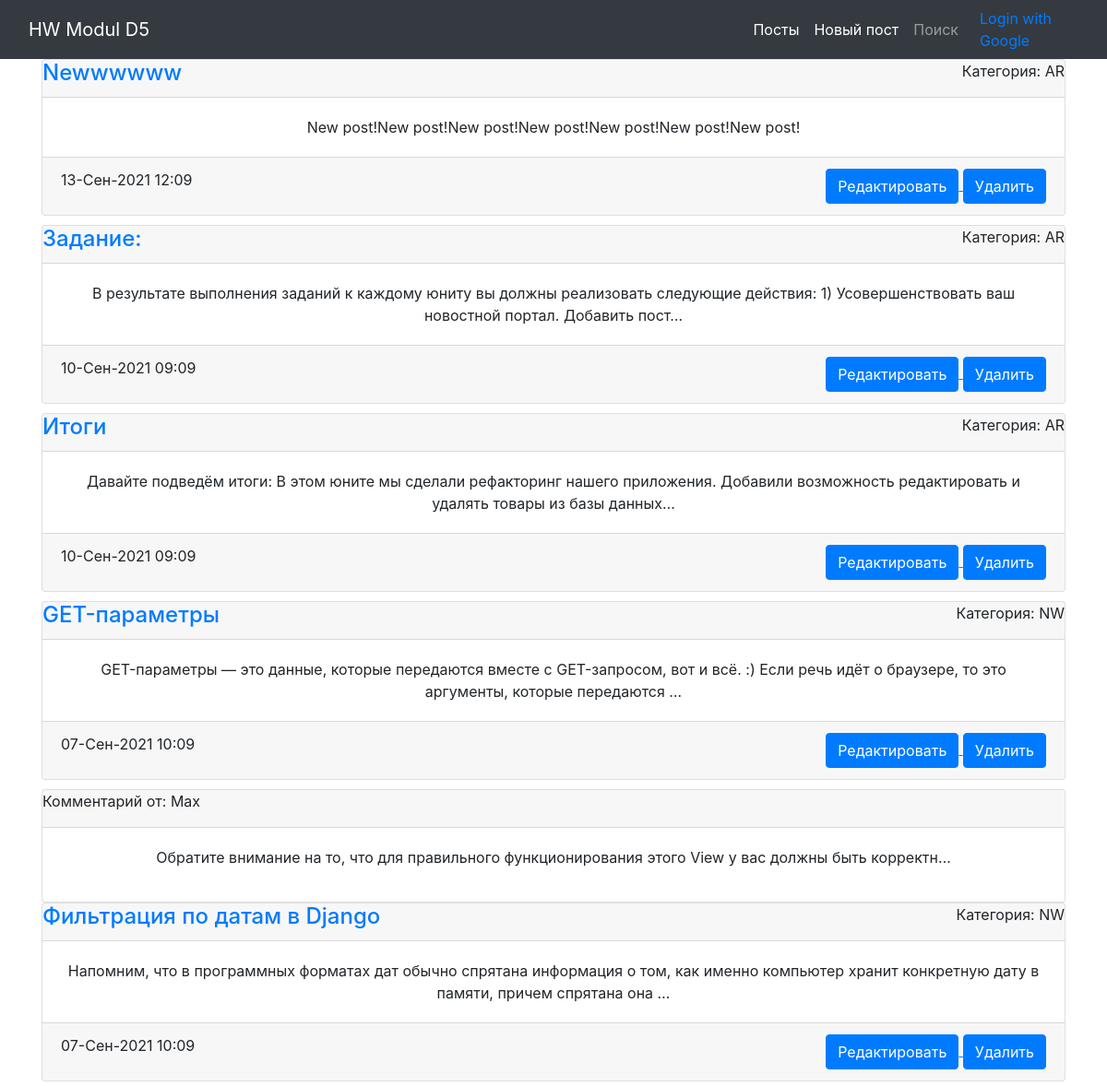
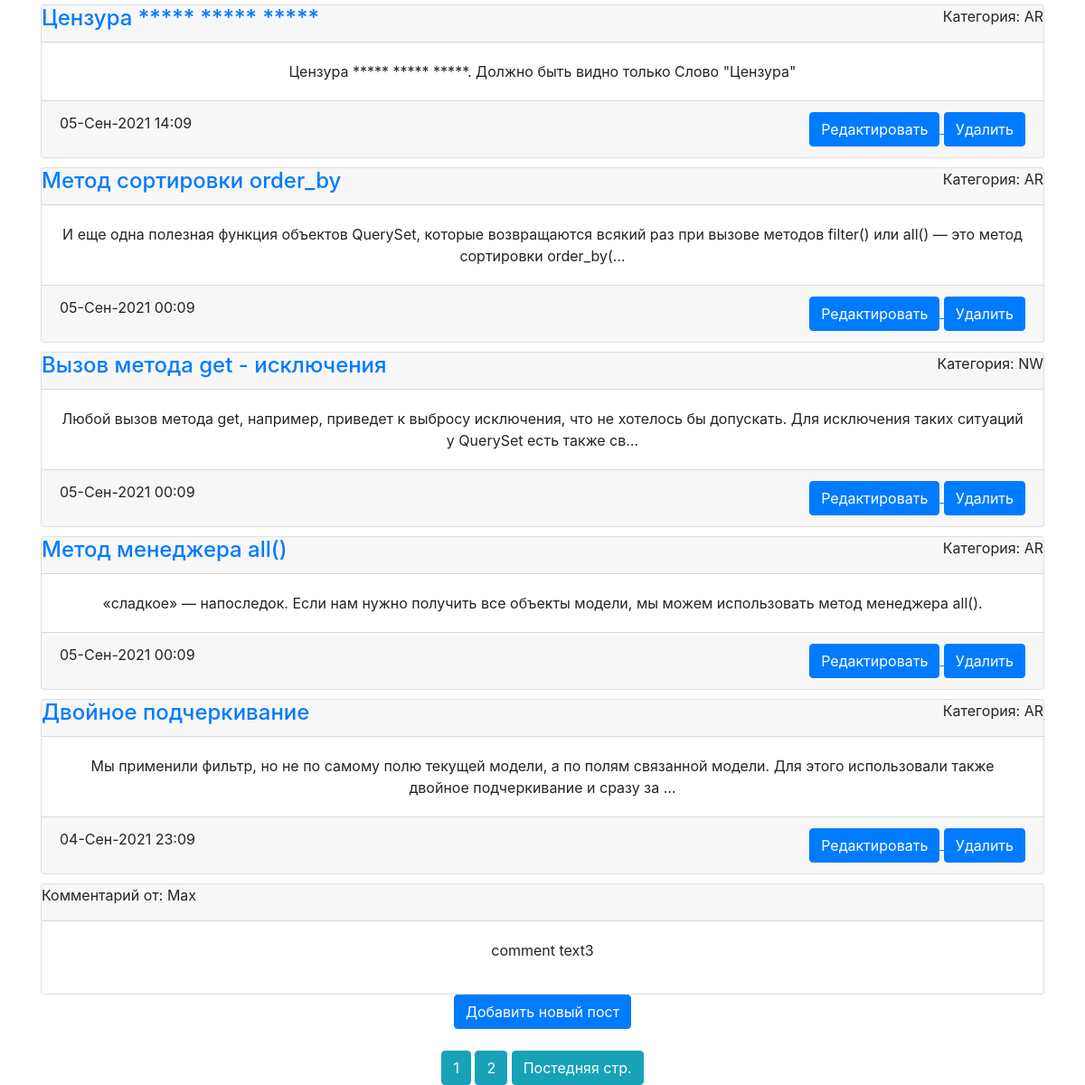
Before: /news/ with the older database file (2 pictures, top to bottom).
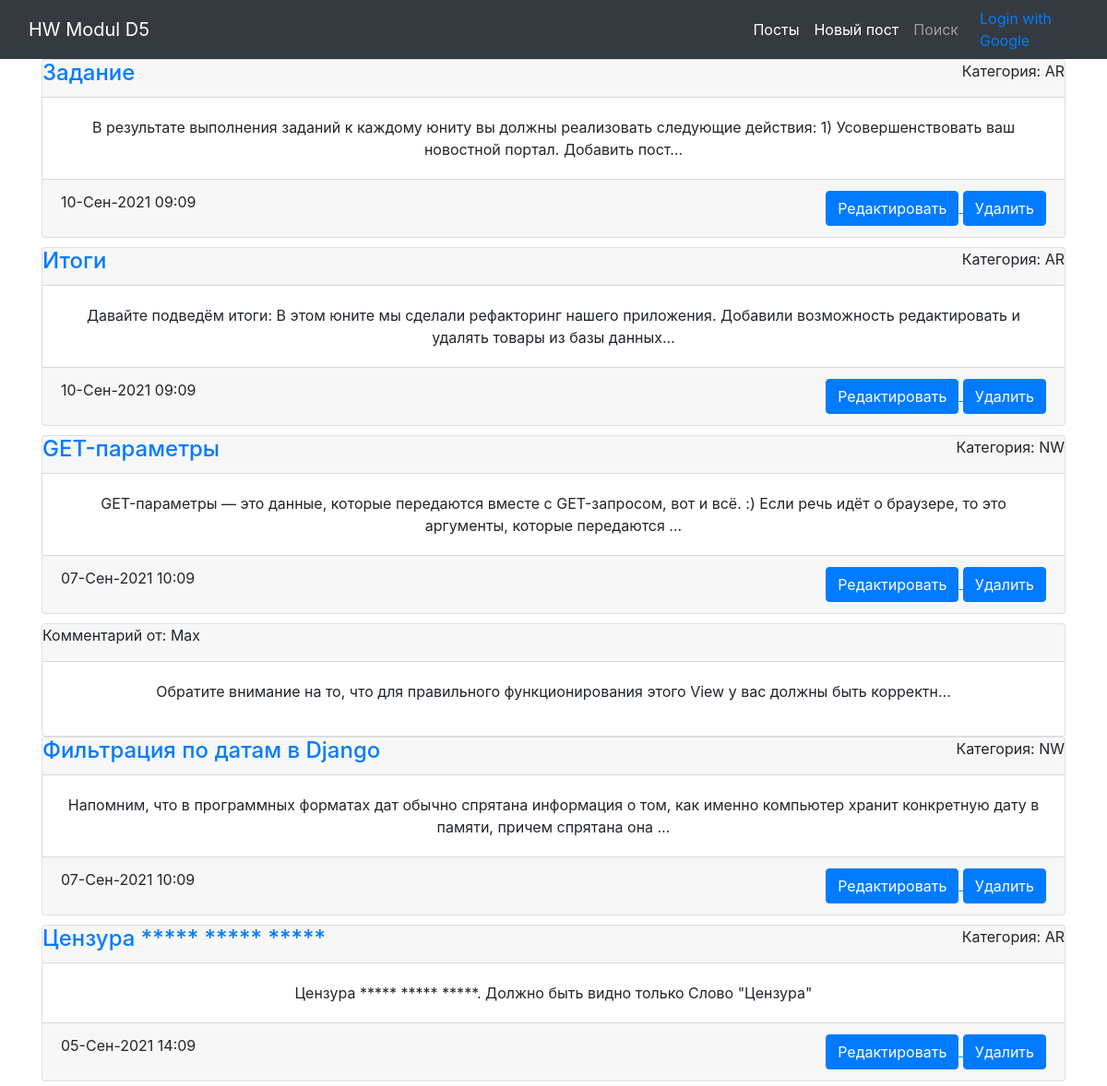
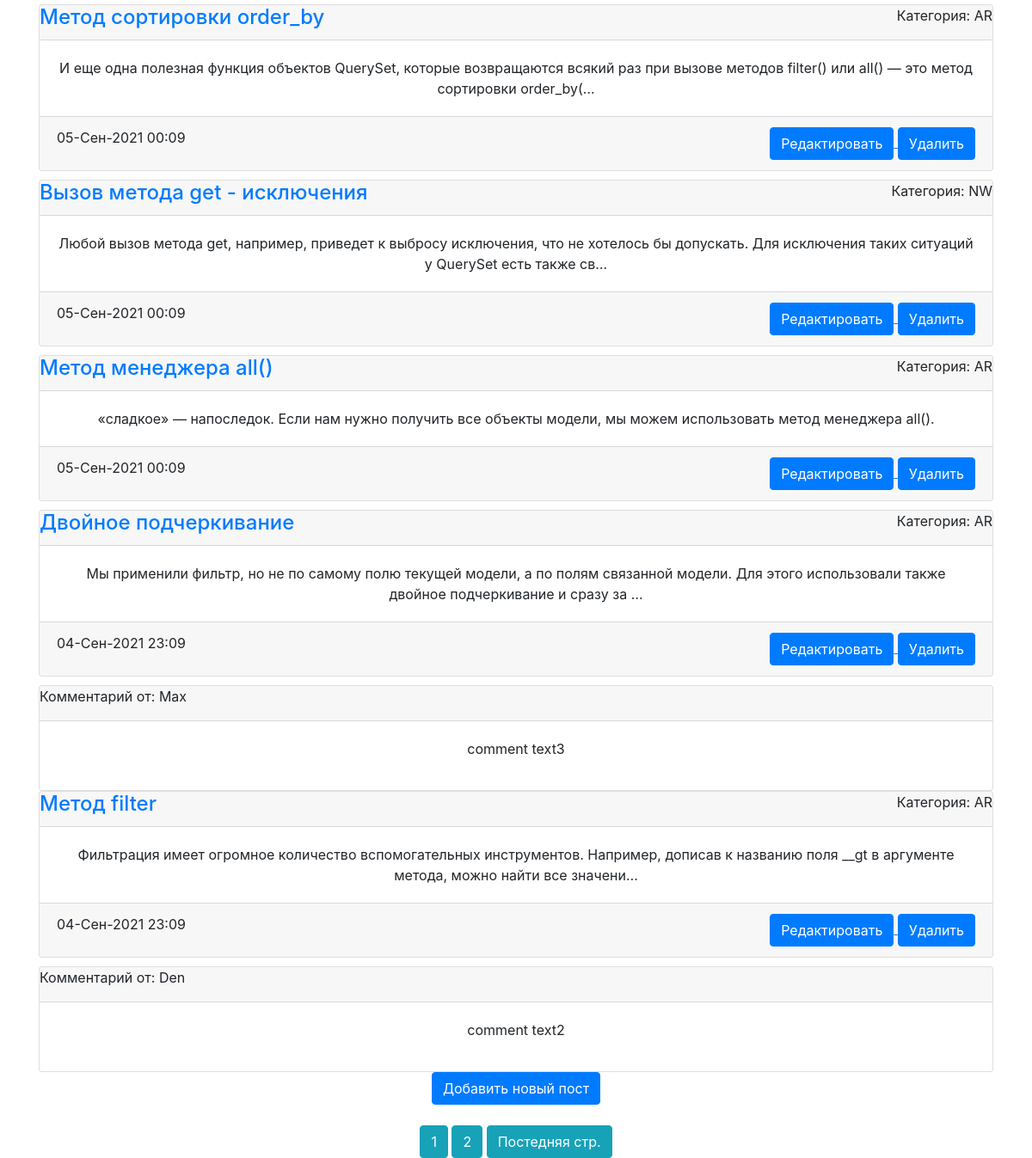
After: the same page with the newer database file (2 pictures, top to bottom).
### news/models.py (models this page shows, shortened)
class Post(models.Model):
    author = models.ForeignKey(Author, on_delete=models.CASCADE)
    NEWS = 'Новость'
    ARTICLE = 'Статья'
    CATEGORY_CHOICES = (
        (NEWS, 'Новость'),
        (ARTICLE, 'Статья'),
    )
    categoryType = models.CharField(
        max_length=7, choices=CATEGORY_CHOICES, default=ARTICLE)
    dateCreation = models.DateTimeField(auto_now_add=True)
    postCategory = models.ManyToManyField(Category, through='PostCategory')
    title = models.CharField(max_length=128)
    text = models.TextField()
    rating = models.SmallIntegerField(default=0)

class Comment(models.Model):
    commentPost = models.ForeignKey(Post, on_delete=CASCADE)
    commentUser = models.ForeignKey(User, on_delete=CASCADE)
    text = models.TextField()
    dateCreation = models.DateTimeField(auto_now_add=True)
    rating = models.SmallIntegerField(default=0)

### news/views.py (the view)
# urls.py: path('', PostList.as_view()),
class PostList(ListView):
    model = Post
    template_name = 'flatpages/news.html'
    context_object_name = 'news'
    queryset = Post.objects.order_by('-dateCreation')
    paginate_by = 10  # постраничный вавод - указываем сколько строк будет на странице
    def get_context_data(self, **kwargs):
        context = super().get_context_data(**kwargs)
        context['is_not_authors'] = not self.request.user.groups.filter(
            name='authors').exists()
        return context

### news/templatetags/custom_filters.py (called while the page is built)
@register.filter(name='censor')
def censor(value):
    for word in censor_list:
        value = value.replace(word, '*****')
    return value

### templates/flatpages/news.html (shortened to what this page needs)
{% extends 'flatpages/default.html' %}
{% load custom_filters %}
{% block content %}
{% if news %}
{% for news in news %}
<div class="card my-card">
    <div class="card-header">
        <h4> <a href="{% url 'post' news.id %}">{{ news.title|censor }}</a></h4>
        <p>Категория: {{ news.categoryType }}</p>
    </div>
    <div class="card-body">
        {{ news.text|truncatechars:150|censor }}
    </div>
    <div class="card-footer">
        {{ news.dateCreation|date:'d-M-Y H:m' }}
        <div>
            <a href="{% url 'post_update' news.id %}"><u> <button type="submit"
                        class="btn btn-primary">Редактировать</button> </u></a>
            <a href="{% url 'post_delete' news.id %}"><u> <button type="submit" class="btn btn-primary">Удалить</button>
                </u></a>
        </div>
    </div>
</div>
{% for comments in news.comment_set.all %}
        {% if comments %}
        <div class="card">
            <div class="card-header">
                <p>Комментарий от: {{ comments.commentUser }}</p>
            </div>
            <div class="card-body">
                <p>{{ comments.text|truncatechars:100|censor }}</p>
            </div>
        </div>
        {% endif %}
        {% endfor %}
{% endfor %}
<a href="{% url 'post_create' %}"><button type="submit" class="btn btn-primary">Добавить новый пост</button></a> <br> <br>
<div>
    {% if is_paginated %}
    {% for num in page_obj.paginator.page_range %}
    {% if page_obj.number == num %}
    <a><button type="submit" class="btn btn-info">{{ num }}</button></a>
    {% elif num > page_obj.number|add:'-3' and num < page_obj.number|add:'3' %}
    <a href="?page={{ num }}"><button type="submit" class="btn btn-info">{{ num }}</button></a>
    {% endif %}
    {% endfor %}
    {% if page_obj.has_next %}
    <a href="?page={{ page_obj.paginator.num_pages }}"><button type="submit" class="btn btn-info">Постедняя стр.</button></a>
    {% endif %}
    {% endif %}
    {% else %}
    <h1>Новостей нет!</h1>
    {% endif %}
    {% endblock content %}

Changed rows visible on the page:
removed Post: title|censor "Newwwwww", categoryType "AR", text|censor "New post!New post!New post!New post!New post!New post!New post!", dateCreation "13-Сен-2021 12:09"
changed Post: title|censor "Задание:" → "Задание"
now on this page (row unchanged): Post: title|censor "Метод filter", categoryType "AR", text|censor "Фильтрация имеет огромное количество вспомогательных инструментов. Например, дописав к названию поля __gt в аргументе метода, можно найти все значени…", dateCreation "04-Сен-2021 23:09"
now on this page (row unchanged): Comment: commentUser "Den", text|censor "comment text2", shown under "Метод filter"
